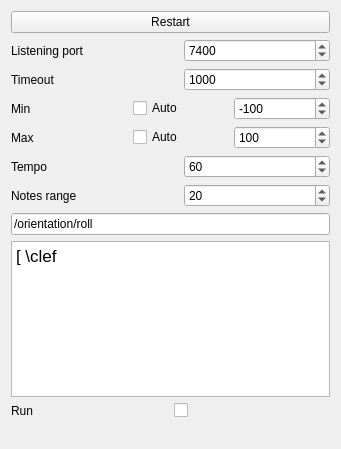
<?xml version="1.0" encoding="UTF-8"?>
<ui version="4.0">
 <class>ControllerWidget</class>
 <widget class="QWidget" name="ControllerWidget">
  <property name="geometry">
   <rect>
    <x>0</x>
    <y>0</y>
    <width>341</width>
    <height>449</height>
   </rect>
  </property>
  <property name="windowTitle">
   <string>Form</string>
  </property>
  <layout class="QVBoxLayout" name="verticalLayout">
   <item>
    <layout class="QHBoxLayout" name="horizontalLayout">
     <item>
      <widget class="QPushButton" name="mRestart">
       <property name="text">
        <string>Restart</string>
       </property>
      </widget>
     </item>
    </layout>
   </item>
   <item>
    <layout class="QHBoxLayout" name="horizontalLayout_2">
     <item>
      <widget class="QLabel" name="label">
       <property name="text">
        <string>Listening port</string>
       </property>
      </widget>
     </item>
     <item>
      <spacer name="verticalSpacer">
       <property name="orientation">
        <enum>Qt::Vertical</enum>
       </property>
       <property name="sizeHint" stdset="0">
        <size>
         <width>20</width>
         <height>40</height>
        </size>
       </property>
      </spacer>
     </item>
     <item>
      <widget class="QSpinBox" name="mPort">
       <property name="maximum">
        <number>99999</number>
       </property>
       <property name="value">
        <number>7400</number>
       </property>
      </widget>
     </item>
    </layout>
   </item>
   <item>
    <layout class="QHBoxLayout" name="horizontalLayout_3">
     <item>
      <widget class="QLabel" name="label_3">
       <property name="text">
        <string>Timeout</string>
       </property>
      </widget>
     </item>
     <item>
      <spacer name="verticalSpacer_2">
       <property name="orientation">
        <enum>Qt::Vertical</enum>
       </property>
       <property name="sizeHint" stdset="0">
        <size>
         <width>20</width>
         <height>40</height>
        </size>
       </property>
      </spacer>
     </item>
     <item>
      <widget class="QSpinBox" name="mTimeout">
       <property name="maximum">
        <number>5000</number>
       </property>
       <property name="singleStep">
        <number>100</number>
       </property>
       <property name="value">
        <number>1000</number>
       </property>
      </widget>
     </item>
    </layout>
   </item>
   <item>
    <layout class="QHBoxLayout" name="horizontalLayout_5">
     <item>
      <widget class="QLabel" name="label_2">
       <property name="text">
        <string>Min</string>
       </property>
      </widget>
     </item>
     <item>
      <spacer name="verticalSpacer_3">
       <property name="orientation">
        <enum>Qt::Vertical</enum>
       </property>
       <property name="sizeHint" stdset="0">
        <size>
         <width>20</width>
         <height>40</height>
        </size>
       </property>
      </spacer>
     </item>
     <item>
      <widget class="QCheckBox" name="mAutoMin">
       <property name="text">
        <string>Auto</string>
       </property>
      </widget>
     </item>
     <item>
      <widget class="QSpinBox" name="mMin">
       <property name="minimum">
        <number>-500</number>
       </property>
       <property name="maximum">
        <number>500</number>
       </property>
       <property name="value">
        <number>-100</number>
       </property>
      </widget>
     </item>
    </layout>
   </item>
   <item>
    <layout class="QHBoxLayout" name="horizontalLayout_6">
     <item>
      <widget class="QLabel" name="label_4">
       <property name="text">
        <string>Max</string>
       </property>
      </widget>
     </item>
     <item>
      <spacer name="verticalSpacer_4">
       <property name="orientation">
        <enum>Qt::Vertical</enum>
       </property>
       <property name="sizeHint" stdset="0">
        <size>
         <width>20</width>
         <height>40</height>
        </size>
       </property>
      </spacer>
     </item>
     <item>
      <widget class="QCheckBox" name="mAutoMax">
       <property name="text">
        <string>Auto</string>
       </property>
      </widget>
     </item>
     <item>
      <widget class="QSpinBox" name="mMax">
       <property name="minimum">
        <number>-500</number>
       </property>
       <property name="maximum">
        <number>500</number>
       </property>
       <property name="value">
        <number>100</number>
       </property>
      </widget>
     </item>
    </layout>
   </item>
   <item>
    <layout class="QHBoxLayout" name="horizontalLayout_7">
     <item>
      <widget class="QLabel" name="label_5">
       <property name="text">
        <string>Tempo</string>
       </property>
      </widget>
     </item>
     <item>
      <spacer name="verticalSpacer_5">
       <property name="orientation">
        <enum>Qt::Vertical</enum>
       </property>
       <property name="sizeHint" stdset="0">
        <size>
         <width>20</width>
         <height>40</height>
        </size>
       </property>
      </spacer>
     </item>
     <item>
      <widget class="QSpinBox" name="mTempo">
       <property name="minimum">
        <number>20</number>
       </property>
       <property name="maximum">
        <number>240</number>
       </property>
       <property name="value">
        <number>60</number>
       </property>
      </widget>
     </item>
    </layout>
   </item>
   <item>
    <layout class="QHBoxLayout" name="horizontalLayout_8">
     <item>
      <widget class="QLabel" name="label_6">
       <property name="text">
        <string>Notes range</string>
       </property>
      </widget>
     </item>
     <item>
      <spacer name="verticalSpacer_6">
       <property name="orientation">
        <enum>Qt::Vertical</enum>
       </property>
       <property name="sizeHint" stdset="0">
        <size>
         <width>20</width>
         <height>40</height>
        </size>
       </property>
      </spacer>
     </item>
     <item>
      <widget class="QSpinBox" name="mRange">
       <property name="minimum">
        <number>1</number>
       </property>
       <property name="maximum">
        <number>255</number>
       </property>
       <property name="value">
        <number>20</number>
       </property>
      </widget>
     </item>
    </layout>
   </item>
   <item>
    <layout class="QHBoxLayout" name="horizontalLayout_4">
     <item>
      <widget class="QLineEdit" name="mAddress">
       <property name="text">
        <string>/orientation/roll</string>
       </property>
      </widget>
     </item>
    </layout>
   </item>
   <item>
    <widget class="QTextEdit" name="mScore">
     <property name="html">
      <string notr="true">&lt;!DOCTYPE HTML PUBLIC &quot;-//W3C//DTD HTML 4.0//EN&quot; &quot;http://www.w3.org/TR/REC-html40/strict.dtd&quot;&gt;
&lt;html&gt;&lt;head&gt;&lt;meta name=&quot;qrichtext&quot; content=&quot;1&quot; /&gt;&lt;style type=&quot;text/css&quot;&gt;
p, li { white-space: pre-wrap; }
&lt;/style&gt;&lt;/head&gt;&lt;body style=&quot; font-family:'.SF NS Text'; font-size:13pt; font-weight:400; font-style:normal;&quot;&gt;
&lt;p style=&quot; margin-top:0px; margin-bottom:0px; margin-left:0px; margin-right:0px; -qt-block-indent:0; text-indent:0px;&quot;&gt;[ \clef &lt;/p&gt;&lt;/body&gt;&lt;/html&gt;</string>
     </property>
    </widget>
   </item>
   <item>
    <layout class="QHBoxLayout" name="horizontalLayout_9">
     <item>
      <widget class="QLabel" name="label_7">
       <property name="text">
        <string>Run</string>
       </property>
      </widget>
     </item>
     <item>
      <widget class="QCheckBox" name="mState">
       <property name="text">
        <string/>
       </property>
      </widget>
     </item>
    </layout>
   </item>
   <item>
    <widget class="QLabel" name="mMsg">
     <property name="text">
      <string/>
     </property>
    </widget>
   </item>
  </layout>
 </widget>
 <resources/>
 <connections/>
</ui>
